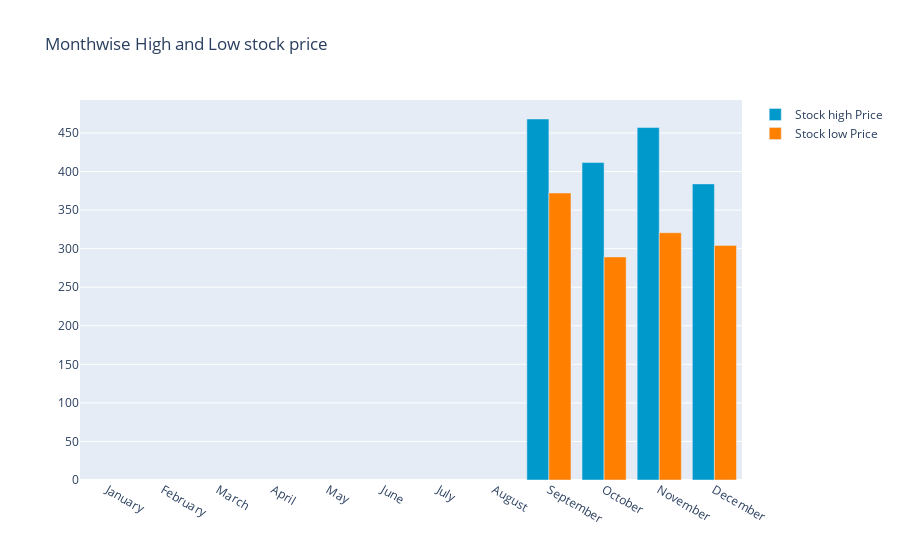

The notebook cell saved with this chart:
### Code cell
y_2014.groupby(y_2014['date'].dt.strftime('%B'))['low'].min()
monthvise_high = y_2014.groupby(data['date'].dt.strftime('%B'))['high'].max()
monthvise_high = monthvise_high.reindex(new_order, axis=0)

monthvise_low = y_2014.groupby(y_2014['date'].dt.strftime('%B'))['low'].min()
monthvise_low = monthvise_low.reindex(new_order, axis=0)

fig = go.Figure()
fig.add_trace(go.Bar(
    x=monthvise_high.index,
    y=monthvise_high,
    name='Stock high Price',
    marker_color='rgb(0, 153, 204)'
))
fig.add_trace(go.Bar(
    x=monthvise_low.index,
    y=monthvise_low,
    name='Stock low Price',
    marker_color='rgb(255, 128, 0)'
))

fig.update_layout(barmode='group',
                  title=' Monthwise High and Low stock price')
fig.show()

### Figure 1 — Plotly figure (JSON) as saved in the notebook; plotly's stock layout.template omitted (floating-point values rounded to 4 significant figures)
{"data": [{"marker": {"color": "rgb(0, 153, 204)"}, "name": "Stock high Price", "x": ["January", "February", "March", "April", "May", "June", "July", "August", "September", "October", "November", "December"], "y": [null, null, null, null, null, null, null, null, 468.2, 411.7, 457.1, 384.0], "type": "bar"}, {"marker": {"color": "rgb(255, 128, 0)"}, "name": "Stock low Price", "x": ["January", "February", "March", "April", "May", "June", "July", "August", "September", "October", "November", "December"], "y": [null, null, null, null, null, null, null, null, 372.2, 289.3, 320.6, 304.2], "type": "bar"}], "layout": {"barmode": "group", "title": {"text": " Monthwise High and Low stock price"}}}
